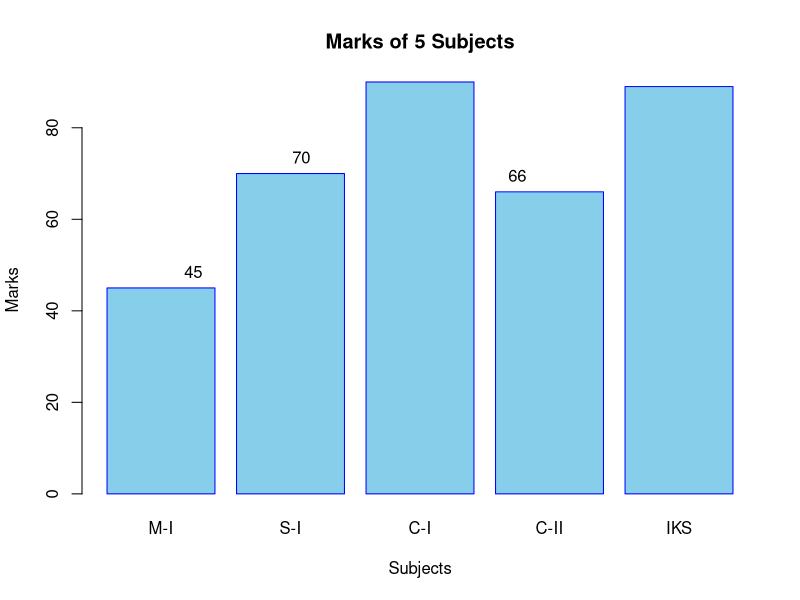
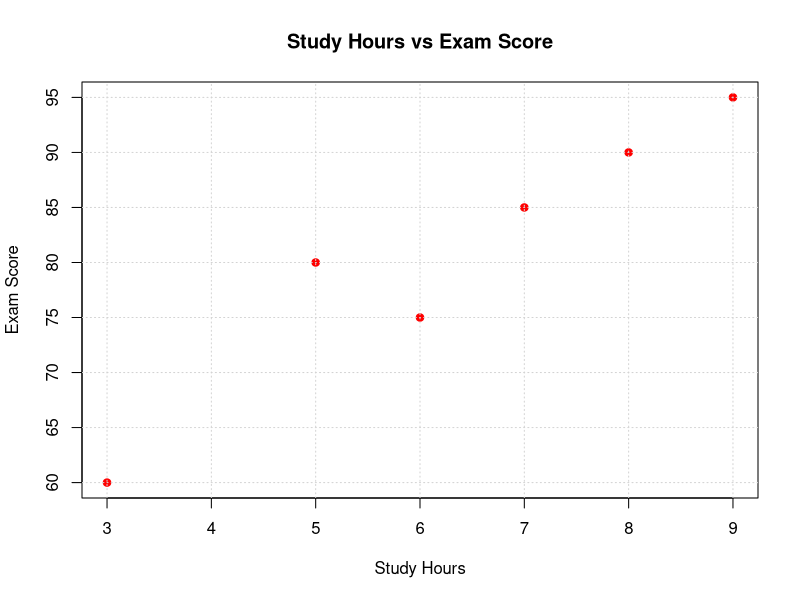

These charts were generated, in order, by the following R code:
marks <- c(45, 70, 90, 66, 89) 
subjects <- c("M-I", "S-I", "C-I", "C-II", "IKS") 
barplot(marks, 
        names.arg = subjects, 
        main = "Marks of 5 Subjects", 
        xlab = "Subjects", 
        ylab = "Marks", 
        col = "skyblue", 
        border = "blue") 
text(x = seq_along(marks), y = marks, label = marks, pos = 3)

hours <- c(5,7,3,8,6,9) 
score <- c(80,85,60,90,75,95) 
plot(hours, score, 
     main = "Study Hours vs Exam Score", 
     xlab = "Study Hours", 
     ylab = "Exam Score", 
     col = "red", 
     pch = 19) 
grid()
corr_val <- cor(hours, score)  
cat("Correlation between Study Hours and Exam Score:", corr_val, "\n")
